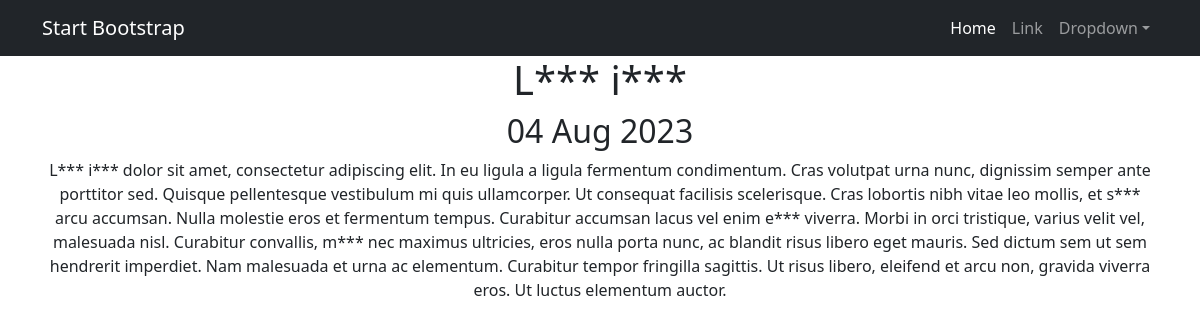
Screenshot of /news/1 with the database file from the repository.
### accounts/models.py (models this page shows, shortened)
class Post(models.Model):
    author = models.ForeignKey(Author, on_delete=models.CASCADE)
    NEWS = 'NW'
    ARTICLE = 'AR'
    CATEGORY_CHOISES = (
        (NEWS, 'Новость'),
        (ARTICLE, 'Статья')
    )
    categoryType = models.CharField(max_length=2, choices=CATEGORY_CHOISES, default=ARTICLE)
    dateCreation = models.DateTimeField(auto_now_add=True)
    postCategory = models.ManyToManyField(Category, through='PostCategory')
    title = models.CharField(max_length=128)
    text = models.TextField()
    rating = models.SmallIntegerField(default=0)

### accounts/views.py (the view)
# urls.py: path('news/<int:pk>', NewsDetail.as_view()),
class NewsDetail(DetailView):
    model = Post
    template_name = 'news_detail.html'
    context_object_name = 'news_detail'

### accounts/templatetags/custom_filters.py (called while the page is built)
@register.filter()
def censor(sentence):
    sentence_words = sentence.split()
    for i, word in enumerate(sentence_words):
        if word in bad_words:
            sentence_words[i] = word[0] + '***'
    return ' '.join(sentence_words)

### templates/news_detail.html (shortened to what this page needs)
{% extends 'flatpages/default.html' %}
{% load custom_filters %}
{% block content %}
<h1>{{ news_detail.title|censor }}</h1>
<h2>{{ news_detail.dateCreation|date:'d M Y' }}</h2>
{{ news_detail.text|censor }}
{% endblock content %}

### rows the page displays
Post: title|censor "L*** i***", dateCreation "04 Aug 2023", text|censor "L*** i*** dolor sit amet, consectetur adipiscing elit. In eu ligula a ligula fermentum condimentum. Cras volutpat urna nunc, dignissim semper ante porttitor sed. Quisque pellentesque vestibulum mi quis ullamcorper. Ut consequat facilisis scelerisque. Cras lobortis nibh vitae leo mollis, et s*** arcu accumsan. Nulla molestie eros et fermentum tempus. Curabitur accumsan lacus vel enim e*** viverra. Morbi in orci tristique, varius velit vel, malesuada nisl. Curabitur convallis, m*** nec maximus ultricies, eros nulla porta nunc, ac blandit risus libero eget mauris. Sed dictum sem ut sem hendrerit imperdiet. Nam malesuada et urna ac elementum. Curabitur tempor fringilla sagittis. Ut risus…"
